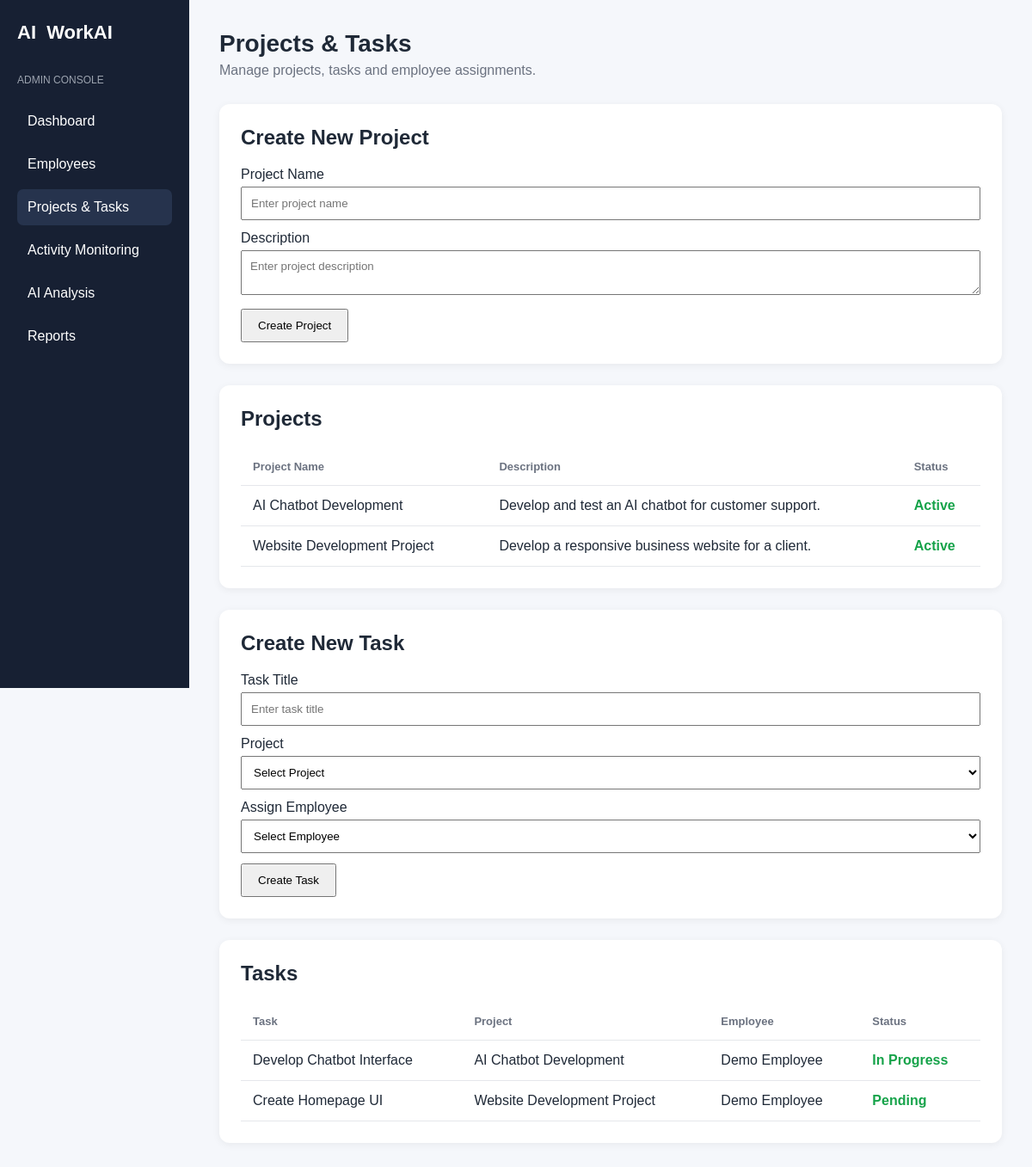
Screenshot of /admin/projects (signed in) with the database file from the repository.
### models/project.py (models this page shows, shortened)
class Project(db.Model):
    __tablename__ = "projects"
    id = db.Column(db.Integer, primary_key=True)
    name = db.Column(db.String(150), nullable=False)
    description = db.Column(db.Text)
    status = db.Column(db.String(30), nullable=False, default="Active")
    created_at = db.Column(
        db.DateTime,
        nullable=False,
        default=db.func.current_timestamp()
    )

### models/task.py (models this page shows, shortened)
class Task(db.Model):
    __tablename__ = "tasks"
    id = db.Column(db.Integer, primary_key=True)
    title = db.Column(db.String(200), nullable=False)
    description = db.Column(db.Text)
    project_id = db.Column(
        db.Integer,
        db.ForeignKey("projects.id"),
        nullable=False
    )
    employee_id = db.Column(
        db.Integer,
        db.ForeignKey("users.id"),
        nullable=False
    )
    status = db.Column(db.String(30), nullable=False, default="Pending")
    progress = db.Column(db.Integer, nullable=False, default=0)
    created_at = db.Column(
        db.DateTime,
        nullable=False,
        default=db.func.current_timestamp()
    )
    updated_at = db.Column(
        db.DateTime,
        nullable=False,
        default=db.func.current_timestamp(),
        onupdate=db.func.current_timestamp()
    )
    project = db.relationship(
        "Project",
        backref=db.backref("tasks", lazy=True)
    )
    employee = db.relationship(
        "User",
        backref=db.backref("tasks", lazy=True)
    )

### models/user.py (models this page shows, shortened)
class User(UserMixin, db.Model):
    __tablename__ = "users"
    id = db.Column(db.Integer, primary_key=True)
    name = db.Column(db.String(100), nullable=False)
    email = db.Column(db.String(120), unique=True, nullable=False, index=True)
    password_hash = db.Column(db.String(255), nullable=False)
    role = db.Column(db.String(20), nullable=False, default="employee")
    is_active_account = db.Column(db.Boolean, nullable=False, default=True)
    created_at = db.Column(
        db.DateTime,
        nullable=False,
        default=db.func.current_timestamp()
    )

### routes/dashboard.py (the view, shortened to what this page needs)
@dashboard_bp.route("/admin/projects", methods=["GET", "POST"])
@login_required
@role_required("admin")
def admin_projects():
    projects = Project.query.all()
    tasks = Task.query.all()
    employees = User.query.filter_by(role="employee").all()
    return render_template(
        "admin_projects.html",
        user=current_user,
        projects=projects,
        tasks=tasks,
        employees=employees
    )

### app.py (called while the page is built)
def create_app():
    app = Flask(__name__)
    app.config.from_object(Config)
    db.init_app(app)
    app.register_blueprint(auth_bp)
    app.register_blueprint(dashboard_bp)
    login_manager = LoginManager()
    login_manager.init_app(app)
    login_manager.login_view = "login"
    login_manager.login_message_category = "warning"
    @login_manager.user_loader
    def load_user(user_id):
        return db.session.get(User, int(user_id))
    @app.route("/")
    def home():
        return redirect(url_for("auth.login"))
    with app.app_context():
        db.create_all()
    return app

### routes/dashboard.py (called while the page is built)
def role_required(role):
    def decorator(function):
        @wraps(function)
        def wrapped_function(*args, **kwargs):
            if current_user.role != role:
                flash("You are not authorized to access this page.", "danger")
                return redirect(url_for("dashboard.employee_dashboard"))
            return function(*args, **kwargs)
        return wrapped_function
    return decorator

### templates/admin_projects.html (shortened to what this page needs)
<!DOCTYPE html>
<html lang="en">
<head>
</head>
<body>
<aside class="sidebar">
    <div class="brand">AI&nbsp;&nbsp;WorkAI</div>
    <div class="admin-label">ADMIN CONSOLE</div>
    <div class="nav-item"
         onclick="window.location.href='/admin/dashboard'">
        Dashboard
    </div>
    <div class="nav-item"
         onclick="window.location.href='/admin/employees'">
        Employees
    </div>
    <div class="nav-item active">
        Projects & Tasks
    </div>
    <div class="nav-item">Activity Monitoring</div>
    <div class="nav-item" onclick="window.location.href='/admin/ai-analysis'">AI Analysis</div>
    <div class="nav-item" onclick="window.location.href='/admin/reports'">Reports</div>
</aside>
<main class="main">
    <div class="header">
        <h1>Projects & Tasks</h1>
        <p>Manage projects, tasks and employee assignments.</p>
    </div>
<div class="card">
    <h2>Create New Project</h2>
    <form method="POST" action="/admin/projects">
        <div style="margin-bottom: 12px;">
            <label>Project Name</label><br>
            <input type="text" name="name" placeholder="Enter project name" required
                   style="width:100%; padding:10px; margin-top:5px;">
        </div>
        <div style="margin-bottom: 12px;">
            <label>Description</label><br>
            <textarea name="description" placeholder="Enter project description"
                      style="width:100%; padding:10px; margin-top:5px;"></textarea>
        </div>
        <button type="submit" style="padding:10px 18px; cursor:pointer;">
            Create Project
        </button>
    </form>
</div>
    <div class="card">
        <h2>Projects</h2>
        <table>
            <thead>
                <tr>
                    <th>Project Name</th>
                    <th>Description</th>
                    <th>Status</th>
                </tr>
            </thead>
            <tbody>
                {% for project in projects %}
                <tr>
                    <td>{{ project.name }}</td>
                    <td>{{ project.description or "-" }}</td>
                    <td class="status">{{ project.status }}</td>
                </tr>
                {% else %}
                <tr>
                    <td colspan="3" class="empty">
                        No projects found.
                    </td>
                </tr>
                {% endfor %}
            </tbody>
        </table>
    </div>
<div class="card">
    <h2>Create New Task</h2>
    <form method="POST" action="/admin/tasks">
        <div style="margin-bottom: 12px;">
            <label>Task Title</label><br>
            <input type="text" name="title" placeholder="Enter task title" required
                   style="width:100%; padding:10px; margin-top:5px;">
        </div>
        <div style="margin-bottom: 12px;">
            <label>Project</label><br>
            <select name="project_id" required
                    style="width:100%; padding:10px; margin-top:5px;">
                <option value="">Select Project</option>
            </select>
        </div>
        <div style="margin-bottom: 12px;">
            <label>Assign Employee</label><br>
            <select name="employee_id" required
                    style="width:100%; padding:10px; margin-top:5px;">
                <option value="">Select Employee</option>
            </select>
        </div>
        <button type="submit" style="padding:10px 18px; cursor:pointer;">
            Create Task
        </button>
    </form>
</div>
    <div class="card">
        <h2>Tasks</h2>
        <table>
            <thead>
                <tr>
                    <th>Task</th>
                    <th>Project</th>
                    <th>Employee</th>
                    <th>Status</th>
                </tr>
            </thead>
            <tbody>
                {% for task in tasks %}
                <tr>
                    <td>{{ task.title }}</td>
                    <td>{{ task.project.name if task.project else "-" }}</td>
                    <td>{{ task.employee.name if task.employee else "Unassigned" }}</td>
                    <td class="status">{{ task.status }}</td>
                </tr>
                {% else %}
                <tr>
                    <td colspan="4" class="empty">
                        No tasks found.
                    </td>
                </tr>
                {% endfor %}
            </tbody>
        </table>
    </div>
</main>
</body>
</html>

### templates/admin_projects.html (style rules this page uses)
* { box-sizing: border-box; margin: 0; padding: 0; font-family: Arial, sans-serif; }
body { background: #f5f7fb; color: #1f2937; }
.sidebar { position: fixed; width: 220px; height: 100vh; background: #172033; color: white; padding: 25px 20px; }
.brand { font-size: 22px; font-weight: bold; margin-bottom: 35px; }
.admin-label { font-size: 12px; color: #9ca3af; margin-bottom: 20px; }
.nav-item { padding: 12px; margin-bottom: 8px; border-radius: 7px; cursor: pointer; }
.nav-item:hover, .nav-item.active { background: #26334d; }
.main { margin-left: 220px; padding: 35px; }
.header h1 { font-size: 28px; margin-bottom: 6px; }
.header p { color: #6b7280; margin-bottom: 30px; }
.card { background: white; padding: 25px; border-radius: 12px; margin-bottom: 25px; box-shadow: 0 2px 10px rgba(0, 0, 0, 0.06); }
.card h2 { margin-bottom: 20px; }
table { width: 100%; border-collapse: collapse; }
th, td { text-align: left; padding: 14px; border-bottom: 1px solid #e5e7eb; }
th { color: #6b7280; font-size: 13px; }
.status { color: #16a34a; font-weight: bold; }

### rows the page displays
Project: name "AI Chatbot Development", description "Develop and test an AI chatbot for customer support.", status "Active"
Project: name "Website Development Project", description "Develop a responsive business website for a client.", status "Active"
Task: title "Develop Chatbot Interface", project "AI Chatbot Development", employee "Demo Employee", status "In Progress"
Task: title "Create Homepage UI", project "Website Development Project", employee "Demo Employee", status "Pending"
